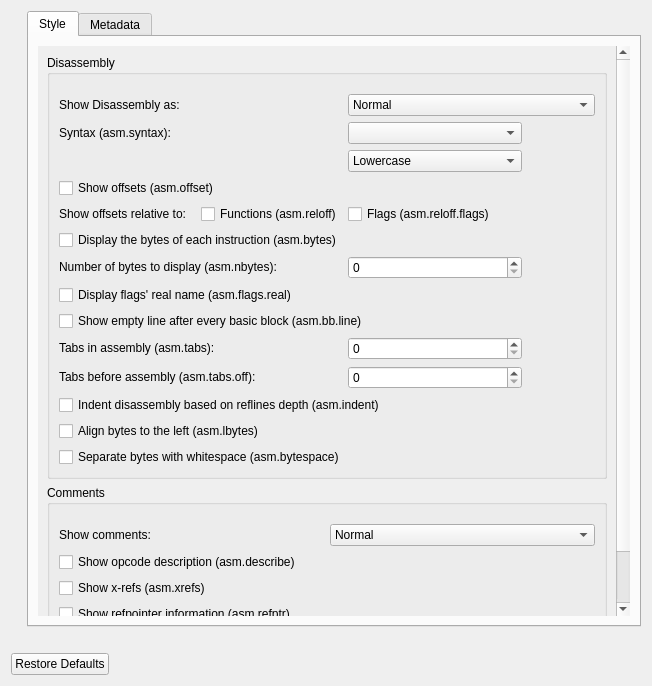
<?xml version="1.0" encoding="UTF-8"?>
<ui version="4.0">
 <class>AsmOptionsWidget</class>
 <widget class="QWidget" name="AsmOptionsWidget">
  <property name="geometry">
   <rect>
    <x>0</x>
    <y>0</y>
    <width>652</width>
    <height>686</height>
   </rect>
  </property>
  <property name="windowTitle">
   <string>Disassembly</string>
  </property>
  <layout class="QVBoxLayout" name="verticalLayout">
   <item>
    <layout class="QVBoxLayout" name="verticalLayout_3">
     <property name="leftMargin">
      <number>16</number>
     </property>
     <item>
      <widget class="QTabWidget" name="asmOptionsTab">
       <property name="sizePolicy">
        <sizepolicy hsizetype="Expanding" vsizetype="Preferred">
         <horstretch>0</horstretch>
         <verstretch>0</verstretch>
        </sizepolicy>
       </property>
       <property name="currentIndex">
        <number>0</number>
       </property>
       <widget class="QWidget" name="asmStyleTab">
        <attribute name="title">
         <string>Style</string>
        </attribute>
        <layout class="QVBoxLayout" name="verticalLayout_4">
         <item>
          <widget class="QScrollArea" name="scrollArea">
           <property name="frameShape">
            <enum>QFrame::NoFrame</enum>
           </property>
           <property name="widgetResizable">
            <bool>true</bool>
           </property>
           <widget class="QWidget" name="scrollAreaWidgetContents">
            <property name="geometry">
             <rect>
              <x>0</x>
              <y>0</y>
              <width>583</width>
              <height>668</height>
             </rect>
            </property>
            <layout class="QVBoxLayout" name="verticalLayout_2">
             <item>
              <widget class="QGroupBox" name="disassemblyGroupBox">
               <property name="sizePolicy">
                <sizepolicy hsizetype="Preferred" vsizetype="Preferred">
                 <horstretch>0</horstretch>
                 <verstretch>0</verstretch>
                </sizepolicy>
               </property>
               <property name="title">
                <string>Disassembly</string>
               </property>
               <layout class="QGridLayout" name="gridLayout">
                <item row="11" column="1">
                 <widget class="QCheckBox" name="bytesCheckBox">
                  <property name="text">
                   <string>Display the bytes of each instruction (asm.bytes)</string>
                  </property>
                 </widget>
                </item>
                <item row="4" column="1">
                 <widget class="QLabel" name="syntaxLabel">
                  <property name="text">
                   <string>Syntax (asm.syntax):</string>
                  </property>
                  <property name="textInteractionFlags">
                   <set>Qt::LinksAccessibleByMouse|Qt::TextSelectableByMouse</set>
                  </property>
                 </widget>
                </item>
                <item row="16" column="2">
                 <widget class="QSpinBox" name="asmTabsOffSpinBox">
                  <property name="maximum">
                   <number>100</number>
                  </property>
                  <property name="singleStep">
                   <number>5</number>
                  </property>
                 </widget>
                </item>
                <item row="3" column="1">
                 <widget class="QLabel" name="label">
                  <property name="text">
                   <string>Show Disassembly as:</string>
                  </property>
                  <property name="textInteractionFlags">
                   <set>Qt::LinksAccessibleByMouse|Qt::TextSelectableByMouse</set>
                  </property>
                 </widget>
                </item>
                <item row="12" column="1">
                 <widget class="QLabel" name="nbytesLabel">
                  <property name="enabled">
                   <bool>true</bool>
                  </property>
                  <property name="text">
                   <string>Number of bytes to display (asm.nbytes):</string>
                  </property>
                  <property name="textInteractionFlags">
                   <set>Qt::LinksAccessibleByMouse|Qt::TextSelectableByMouse</set>
                  </property>
                 </widget>
                </item>
                <item row="17" column="1" colspan="2">
                 <widget class="QCheckBox" name="indentCheckBox">
                  <property name="text">
                   <string>Indent disassembly based on reflines depth (asm.indent)</string>
                  </property>
                 </widget>
                </item>
                <item row="0" column="1" colspan="2">
                 <spacer name="verticalSpacer_3">
                  <property name="orientation">
                   <enum>Qt::Vertical</enum>
                  </property>
                  <property name="sizeType">
                   <enum>QSizePolicy::Fixed</enum>
                  </property>
                  <property name="sizeHint" stdset="0">
                   <size>
                    <width>20</width>
                    <height>10</height>
                   </size>
                  </property>
                 </spacer>
                </item>
                <item row="12" column="2">
                 <widget class="QSpinBox" name="nbytesSpinBox">
                  <property name="enabled">
                   <bool>true</bool>
                  </property>
                 </widget>
                </item>
                <item row="3" column="2" colspan="2">
                 <widget class="QComboBox" name="asmComboBox">
                  <item>
                   <property name="text">
                    <string>Normal</string>
                   </property>
                  </item>
                  <item>
                   <property name="text">
                    <string>ESIL (asm.esil)</string>
                   </property>
                  </item>
                  <item>
                   <property name="text">
                    <string>Pseudocode (asm.pseudo)</string>
                   </property>
                  </item>
                 </widget>
                </item>
                <item row="7" column="1">
                 <widget class="QCheckBox" name="offsetCheckBox">
                  <property name="text">
                   <string>Show offsets (asm.offset)</string>
                  </property>
                 </widget>
                </item>
                <item row="16" column="1">
                 <widget class="QLabel" name="asmTabsOffLabel">
                  <property name="text">
                   <string>Tabs before assembly (asm.tabs.off):</string>
                  </property>
                  <property name="textInteractionFlags">
                   <set>Qt::LinksAccessibleByMouse|Qt::TextSelectableByMouse</set>
                  </property>
                 </widget>
                </item>
                <item row="4" column="2">
                 <widget class="QComboBox" name="syntaxComboBox"/>
                </item>
                <item row="14" column="1" colspan="2">
                 <widget class="QCheckBox" name="bblineCheckBox">
                  <property name="text">
                   <string>Show empty line after every basic block (asm.bb.line)</string>
                  </property>
                 </widget>
                </item>
                <item row="5" column="2">
                 <widget class="QComboBox" name="caseComboBox">
                  <item>
                   <property name="text">
                    <string>Lowercase</string>
                   </property>
                  </item>
                  <item>
                   <property name="text">
                    <string>Uppercase (asm.ucase)</string>
                   </property>
                  </item>
                  <item>
                   <property name="text">
                    <string>Capitalize (asm.capitalize)</string>
                   </property>
                  </item>
                 </widget>
                </item>
                <item row="18" column="1" colspan="2">
                 <widget class="QCheckBox" name="lbytesCheckBox">
                  <property name="text">
                   <string>Align bytes to the left (asm.lbytes)</string>
                  </property>
                 </widget>
                </item>
                <item row="19" column="1" colspan="2">
                 <widget class="QCheckBox" name="bytespaceCheckBox">
                  <property name="text">
                   <string>Separate bytes with whitespace (asm.bytespace)</string>
                  </property>
                 </widget>
                </item>
                <item row="13" column="1">
                 <widget class="QCheckBox" name="realnameCheckBox">
                  <property name="text">
                   <string>Display flags' real name (asm.flags.real)</string>
                  </property>
                 </widget>
                </item>
                <item row="15" column="1">
                 <widget class="QLabel" name="asmTabsLabel">
                  <property name="text">
                   <string>Tabs in assembly (asm.tabs):</string>
                  </property>
                  <property name="textInteractionFlags">
                   <set>Qt::LinksAccessibleByMouse|Qt::TextSelectableByMouse</set>
                  </property>
                 </widget>
                </item>
                <item row="15" column="2">
                 <widget class="QSpinBox" name="asmTabsSpinBox">
                  <property name="maximum">
                   <number>100</number>
                  </property>
                  <property name="singleStep">
                   <number>5</number>
                  </property>
                 </widget>
                </item>
                <item row="8" column="1">
                 <layout class="QHBoxLayout" name="horizontalLayout">
                  <item>
                   <widget class="QLabel" name="relOffsetLabel">
                    <property name="text">
                     <string>Show offsets relative to:</string>
                    </property>
                   </widget>
                  </item>
                  <item>
                   <widget class="QCheckBox" name="relOffsetCheckBox">
                    <property name="text">
                     <string>Functions (asm.reloff)</string>
                    </property>
                   </widget>
                  </item>
                 </layout>
                </item>
                <item row="8" column="2">
                 <widget class="QCheckBox" name="relOffFlagsCheckBox">
                  <property name="text">
                   <string>Flags (asm.reloff.flags)</string>
                  </property>
                 </widget>
                </item>
               </layout>
              </widget>
             </item>
             <item>
              <widget class="QGroupBox" name="commentsGroupBox">
               <property name="sizePolicy">
                <sizepolicy hsizetype="Preferred" vsizetype="Maximum">
                 <horstretch>0</horstretch>
                 <verstretch>1</verstretch>
                </sizepolicy>
               </property>
               <property name="title">
                <string>Comments</string>
               </property>
               <layout class="QGridLayout" name="gridLayout_6">
                <item row="1" column="0">
                 <layout class="QGridLayout" name="gridLayout_5" columnminimumwidth="0,0">
                  <item row="1" column="0" colspan="2">
                   <widget class="QCheckBox" name="describeCheckBox">
                    <property name="text">
                     <string>Show opcode description (asm.describe)</string>
                    </property>
                   </widget>
                  </item>
                  <item row="0" column="1">
                   <widget class="QComboBox" name="commentsComboBox">
                    <item>
                     <property name="text">
                      <string>Normal</string>
                     </property>
                    </item>
                    <item>
                     <property name="text">
                      <string>Above instructions</string>
                     </property>
                    </item>
                    <item>
                     <property name="text">
                      <string>Off</string>
                     </property>
                    </item>
                   </widget>
                  </item>
                  <item row="0" column="0">
                   <widget class="QLabel" name="label_2">
                    <property name="text">
                     <string>Show comments:</string>
                    </property>
                    <property name="textInteractionFlags">
                     <set>Qt::LinksAccessibleByMouse|Qt::TextSelectableByMouse</set>
                    </property>
                   </widget>
                  </item>
                  <item row="4" column="1">
                   <widget class="QSpinBox" name="cmtcolSpinBox">
                    <property name="maximum">
                     <number>100</number>
                    </property>
                    <property name="singleStep">
                     <number>5</number>
                    </property>
                   </widget>
                  </item>
                  <item row="4" column="0">
                   <widget class="QLabel" name="cmtcolLabel">
                    <property name="text">
                     <string>Column to align comments (asm.cmt.col):</string>
                    </property>
                    <property name="textInteractionFlags">
                     <set>Qt::LinksAccessibleByMouse|Qt::TextSelectableByMouse</set>
                    </property>
                   </widget>
                  </item>
                  <item row="2" column="0">
                   <widget class="QCheckBox" name="xrefCheckBox">
                    <property name="text">
                     <string>Show x-refs (asm.xrefs)</string>
                    </property>
                   </widget>
                  </item>
                  <item row="3" column="0" colspan="2">
                   <widget class="QCheckBox" name="refptrCheckBox">
                    <property name="text">
                     <string>Show refpointer information (asm.refptr)</string>
                    </property>
                   </widget>
                  </item>
                 </layout>
                </item>
                <item row="0" column="0">
                 <spacer name="verticalSpacer_2">
                  <property name="orientation">
                   <enum>Qt::Vertical</enum>
                  </property>
                  <property name="sizeType">
                   <enum>QSizePolicy::Fixed</enum>
                  </property>
                  <property name="sizeHint" stdset="0">
                   <size>
                    <width>20</width>
                    <height>10</height>
                   </size>
                  </property>
                 </spacer>
                </item>
               </layout>
              </widget>
             </item>
            </layout>
           </widget>
          </widget>
         </item>
        </layout>
       </widget>
       <widget class="QWidget" name="tab_2">
        <attribute name="title">
         <string>Metadata</string>
        </attribute>
        <layout class="QVBoxLayout" name="verticalLayout_5">
         <item>
          <widget class="QScrollArea" name="scrollArea_2">
           <property name="frameShape">
            <enum>QFrame::StyledPanel</enum>
           </property>
           <property name="widgetResizable">
            <bool>true</bool>
           </property>
           <widget class="QWidget" name="scrollAreaWidgetContents_2">
            <property name="geometry">
             <rect>
              <x>0</x>
              <y>0</y>
              <width>581</width>
              <height>302</height>
             </rect>
            </property>
            <layout class="QVBoxLayout" name="verticalLayout_6">
             <item>
              <widget class="QCheckBox" name="slowCheckBox">
               <property name="text">
                <string>Slow Analysis (asm.slow)</string>
               </property>
              </widget>
             </item>
             <item>
              <widget class="QCheckBox" name="linesCheckBox">
               <property name="text">
                <string>Show jump lines (asm.lines)</string>
               </property>
              </widget>
             </item>
             <item>
              <widget class="QCheckBox" name="fcnlinesCheckBox">
               <property name="text">
                <string>Show function boundary lines (asm.lines.fcn)</string>
               </property>
              </widget>
             </item>
             <item>
              <widget class="QCheckBox" name="flgoffCheckBox">
               <property name="text">
                <string>Show offset before flags (asm.flags.off)</string>
               </property>
              </widget>
             </item>
             <item>
              <widget class="QCheckBox" name="emuCheckBox">
               <property name="text">
                <string>Run ESIL emulation analysis (asm.emu)</string>
               </property>
              </widget>
             </item>
             <item>
              <widget class="QCheckBox" name="emuStrCheckBox">
               <property name="text">
                <string>Show only strings if any in the asm.emu output (emu.str)</string>
               </property>
              </widget>
             </item>
             <item>
              <widget class="QCheckBox" name="sizeCheckBox">
               <property name="text">
                <string>Show size of opcodes in disassembly (asm.size)</string>
               </property>
              </widget>
             </item>
             <item>
              <widget class="QCheckBox" name="varsumCheckBox">
               <property name="text">
                <string>Show variables summary instead of full list (asm.var.summary)</string>
               </property>
              </widget>
             </item>
             <item>
              <widget class="QCheckBox" name="varsubCheckBox">
               <property name="text">
                <string>Substitute variables (asm.var.sub)</string>
               </property>
              </widget>
             </item>
             <item>
              <widget class="QCheckBox" name="varsubOnlyCheckBox">
               <property name="text">
                <string>Substitute entire variable expressions with names (asm.var.subonly)</string>
               </property>
              </widget>
             </item>
            </layout>
           </widget>
          </widget>
         </item>
         <item>
          <spacer name="verticalSpacer_4">
           <property name="orientation">
            <enum>Qt::Vertical</enum>
           </property>
           <property name="sizeHint" stdset="0">
            <size>
             <width>20</width>
             <height>40</height>
            </size>
           </property>
          </spacer>
         </item>
        </layout>
       </widget>
      </widget>
     </item>
    </layout>
   </item>
   <item>
    <spacer name="verticalSpacer">
     <property name="orientation">
      <enum>Qt::Vertical</enum>
     </property>
     <property name="sizeType">
      <enum>QSizePolicy::Fixed</enum>
     </property>
     <property name="sizeHint" stdset="0">
      <size>
       <width>20</width>
       <height>20</height>
      </size>
     </property>
    </spacer>
   </item>
   <item>
    <widget class="QDialogButtonBox" name="buttonBox">
     <property name="orientation">
      <enum>Qt::Horizontal</enum>
     </property>
     <property name="standardButtons">
      <set>QDialogButtonBox::RestoreDefaults</set>
     </property>
    </widget>
   </item>
  </layout>
  <action name="actionSaveAsDefault">
   <property name="text">
    <string>Save as Default</string>
   </property>
  </action>
 </widget>
 <resources/>
 <connections/>
</ui>
